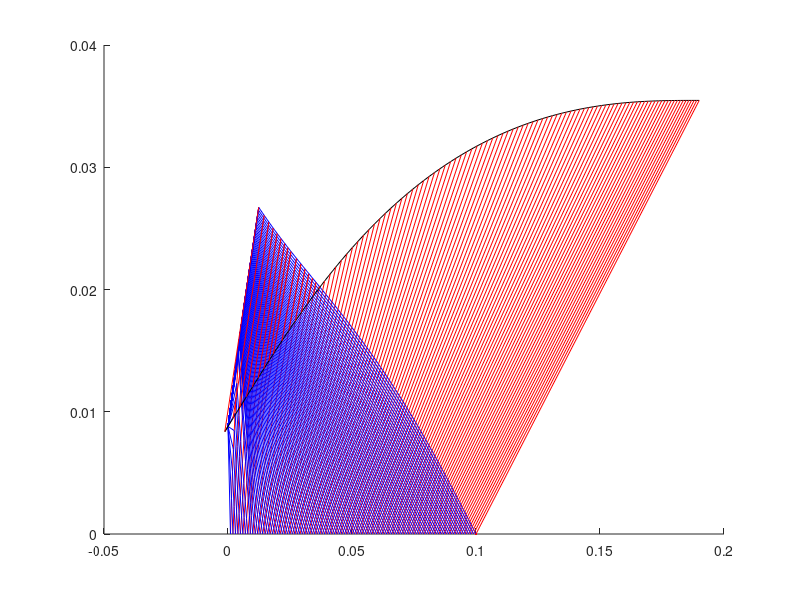

The MATLAB source for this figure: (Note: this script raises an error after producing the figure.)
%% Housekeeping and initialisation

clear %delete workspace
clc %clear command window
close all %close all figures and other popups

order = 0; %conditions for first iteration
pressurechange = 0; %conditions for first iteration

%READ:
%THIS CODE IS AN IMPLEMENTATION OF THE INVERSE MARCHING METHOD DESCRIBED BY
%ZUCROW AND MODELLED ON THE SHEFFIELD 2020 PAPER WHICH ASSUMES A CENTRELINE
%PRESSURE DISTRIBUTION.

%THE INVERSE MARCHING METHOD STARTS FROM THE CENTRE LINE AND WORKS BOTTOM
%TO TOP HENCE USING POINTS I,J-1 AND I+1,J TO FIND I,J. THIS METHOD REQUIRES A BUNCH OF ITERATION WHICH IS CAUSING SOME
%NUMERICAL STABILITY PROBLEMS.

%ALSO CURRENTLY THE CODE DOES NOT HAVE GOOD BOUNDARY CONDITIONS AT THE THROAT-
%IT IS NECESSARY TO MODEL A TRANSONIC REGION USING SAUER'S METHOD- SEE THE
%JONES TETT PAPER PAGE 3

%THERE IS AN ALTERNATIVE IN THE DIRECT METHOD WHICH WILL NEED SOME MORE
%BOUNDARY CONDITIONS BUT IT WILL NEED LESS ITERATION SO I WILL LOOK AT THAT
%NEXT

%% Inputs

Lnet = 0.1; %initial guess of centreline "net" length
q = -3; %cubic pressure distribution parameter- must be negative
n = 100; %number of characteristic lines to plot
maxerror = 0.01;

rt = 0.0088; %throat radius

g = 1.1484; %ratio of specific heats (gamma)
R = 329;  %gas constant
T0 = 3170; %stagnation temperature
P0 = 30e5; %stagnation pressure
Pe = 1e5; %ambient (and exit) pressure
Cp = R*g/(g-1); %specific heat

Me = sqrt(((P0/Pe)^((g-1)/g)-1)*2/(g-1)); %exit mach number
AR = ((g+1)/2)^((-(g+1))/(2*(g-1)))*((1+(g-1)/2*Me^2)^((g+1)/(2*(g-1))))/Me; %1D area ratio


%% Iteration loop

x = NaN(n,n); %predefine matrices
r = NaN(n,n);
mu = NaN(n,n);
theta = NaN(n,n);
V = NaN(n,n);
T = NaN(n,n);
M = NaN(n,n);
Pn = NaN(n,n);
Qn = NaN(n,n);
N = NaN(n,n);
C = NaN(n,n);

approve = 'y';
while approve == 'y' %iterations
    
    xtemp = x; %save values from last iteration
    rtemp = r;
    Vtemp = V;
    Ttemp = T;
    mutemp = mu;
    thetatemp=theta;
    Mtemp = M;
    
    close all %close all figures
    
    if pressurechange ~= 0
        Lnet = Lnet-Lnet*pressurechange/20; %just shift it into the right direction...
    end
    
    for i=1:n %due to lack of boundary conditions for initial expansion a cubic pressure distribution is assumed along the centreline
        xcentre(i) = Lnet/n*i; %centreline x points
        %         Pcentre(i) = exp(((q*Lnet+2*(log(P0)-log(Pe)))/Lnet^3)*xcentre(i)^3 ...
        %             -((2*q*Lnet + 3*(log(P0)-log(Pe)))/(Lnet^2))*xcentre(i)^2+q*xcentre(i)+log(P0)); %cubic distribution of pressure
        Pcentre(i) = exp(Lnet^(-2)*(xcentre(i)-Lnet)^2*(log(P0)-log(Pe))+log(Pe)); %quadratic distribution of pressure
        if Pcentre(i) >= P0/(1+(g-1)/2)^(g/(g-1)) %if the pressure distribution creates subsonic region
            Pcentre(i) = P0/(1+(g-1)/2*(1+i*0.01)^2)^(g/(g-1)); %make it arbitrarily supersonic instead
        end
        Tcentre(i) = (P0/Pcentre(i))^((1-g)/g)*T0; %centreline properties
        Mcentre(i) = sqrt(((P0/Pcentre(i))^((g-1)/g)-1)*2/(g-1));
        Vcentre(i) = Mcentre(i)*sqrt(g*R*Tcentre(i));
        mucentre(i) = asin(1/Mcentre(i));
        thetacentre(i)=0;
    end
    
    for i= 1:n %for any pair of incident and reflected lines
        x(i,i) = xcentre(i); %pair meets at centreline
        r(i,i) = 0;
        theta(i,i) = thetacentre(i);
        mu(i,i) = mucentre(i);
        M(i,i) = Mcentre(i);
        T(i,i) = Tcentre(i);
        V(i,i) = Vcentre(i);
    end
    
    for k = 1:n %gradually increasing steps away from centreline
        for i = 1:n %for every reflected characteristic
            for j = i+k %for incident characteristics intersecting with reflected ones, stepping away from centreline
                if j >= n+1 %if reached the right end of matrix (crossed all incident characteristics for this reflected characteristic)
                    j = n; %keep j at end
                    break %move to next i
                end
                
                if abs(i-j) == 1 %if just above centreline, then equations are a bit more implicit according to Shapiro 1953 and symbolic toolbox is needed
                    if order == 1 %if iterating with higher order difference
                        
                        Pn(i,j) = theta(i,j)/r(i,j); %arbitrary functions for calculating V
                        Qn(i,j) = theta(i,j)/r(i,j); %Shapiro 1953 shows this is the limit of P and Q as r1, theta1 -> 0 i.e centreline points
                        
                        x(i,j) = (r(i,j-1)-r(i+1,j)+x(i+1,j)*(tan(theta(i+1,j)-mu(i+1,j))+tan(theta(i,j)-mu(i,j)))/2-x(i,j-1)*(tan(theta(i,j-1)+mu(i,j-1))+tan(theta(i,j)+mu(i,j)))/2)... %numerator
                            /((tan(theta(i+1,j)-mu(i+1,j))+tan(theta(i,j)-mu(i,j)))/2-(tan(theta(i,j-1)+mu(i,j-1))+tan(theta(i,j)+mu(i,j)))/2); %denominator
                        
                        r(i,j) = r(i,j-1)+(x(i,j)-x(i,j-1))*(tan(theta(i,j-1)+mu(i,j-1))+tan(theta(i,j)+mu(i,j)))/2; %radial coordinate
                        
                        if j == n %if last incident wave, there is no j+1 point so j value used
                            N(i,j) = 2/(tan(mu(i,j-1))+tan(mu(i,j)))*(2*V(i,j-1)/(V(i,j-1)+V(i,j))+(Pn(i,j)+Pn(i,j))/2*(x(i,j)-x(i,j-1))); %arbitrary functions for calculating V
                            C(i,j) = 2/(tan(mu(i+1,j))+tan(mu(i,j)))*(2*V(i+1,j)/(V(i+1,j)+V(i,j))+(Qn(i,j)+Qn(i,j))/2*(x(i,j)-x(i+1,j))); %because j is at the end the value of j+1 equals value of j.
                            theta(i,j) = theta(i,j-1)+2/(tan(mu(i,j-1))+tan(mu(i,j)))*(2*(V(i,j)-V(i,j-1))/(V(i,j)+V(i,j-1))-(Pn(i,j)+Pn(i,j))/2*(x(i,j)-x(i,j-1))); %flow angle at this point
                        else %all other waves-> have a j+1 point
                            N(i,j) = 2/(tan(mu(i,j-1))+tan(mu(i,j)))*(2*V(i,j-1)/(V(i,j-1)+V(i,j))+(Pn(i,j)+Pn(i,j+1))/2*(x(i,j)-x(i,j-1))); %arbitrary functions for calculating V
                            C(i,j) = 2/(tan(mu(i+1,j))+tan(mu(i,j)))*(2*V(i+1,j)/(V(i+1,j)+V(i,j))+(Qn(i,j)+Qn(i,j+1))/2*(x(i,j)-x(i+1,j))); %arbitrary functions for calculating V
                            theta(i,j) = theta(i,j-1)+2/(tan(mu(i,j-1))+tan(mu(i,j)))*(2*(V(i,j)-V(i,j-1))/(V(i,j)+V(i,j-1))-(Pn(i,j)+Pn(i,j+1))/2*(x(i,j)-x(i,j-1))); %flow angle at this point
                        end
                        
                        V(i,j) = (N(i,j)+C(i,j)-theta(i,j-1)+theta(i+1,j))/(4*((V(i,j-1)+V(i,j))^-1*(tan(mu(i,j-1))+tan(mu(i,j)))^-1+(V(i+1,j)+V(i,j))^-1*(tan(mu(i+1,j))+tan(mu(i,j)))^-1)); %velocity at this point
                        
                    else %if not iterating difference-> first order difference
                        x(i,j) = (r(i,j-1)-r(i+1,j)+x(i+1,j)*tan(theta(i+1,j)-mu(i+1,j))-x(i,j-1)*tan(theta(i,j-1)+mu(i,j-1)))... %x coord, numerator
                            /(tan(theta(i+1,j)-mu(i+1,j))-tan(theta(i,j-1)+mu(i,j-1))); %denominator
                        
                        r(i,j) = r(i,j-1)+(x(i,j)-x(i,j-1))*tan(theta(i,j-1)+mu(i,j-1)); %r coord
                        
                        V(i,j) = (V(i,j-1)*V(i+1,j)*(x(i,j-1)*cot(mu(i,j-1))^2 - x(i,j)*cot(mu(i,j-1))^2 - r(i,j)*theta(i,j-1) + r(i,j)*theta(i+1,j) + theta(i,j-1)*x(i,j-1) - theta(i+1,j)*x(i,j-1) - theta(i,j-1)*x(i,j) + theta(i+1,j)*x(i,j) + r(i,j)*cot(mu(i,j-1)) + r(i,j)*cot(mu(i+1,j)) - x(i,j-1)*cot(mu(i,j-1)) - x(i,j-1)*cot(mu(i+1,j)) + x(i,j)*cot(mu(i,j-1)) + x(i,j)*cot(mu(i+1,j)) - theta(i,j-1)*x(i,j-1)*cot(mu(i,j-1)) - theta(i,j-1)*x(i+1,j)*cot(mu(i+1,j)) + theta(i,j-1)*x(i,j)*cot(mu(i,j-1)) + theta(i,j-1)*x(i,j)*cot(mu(i+1,j)) + x(i+1,j)*cot(mu(i,j-1))*cot(mu(i+1,j)) - x(i,j)*cot(mu(i,j-1))*cot(mu(i+1,j))))... %numerator, this was derived symbolically using P = th(i,j)/r(i,j)
                            /(V(i+1,j)*x(i,j-1)*cot(mu(i,j-1))^2 - V(i+1,j)*x(i,j)*cot(mu(i,j-1))^2 + V(i,j-1)*r(i,j)*cot(mu(i+1,j)) + V(i+1,j)*r(i,j)*cot(mu(i,j-1)) - V(i,j-1)*x(i,j-1)*cot(mu(i+1,j)) - V(i+1,j)*x(i,j-1)*cot(mu(i,j-1)) + V(i,j-1)*x(i,j)*cot(mu(i+1,j)) + V(i+1,j)*x(i,j)*cot(mu(i,j-1)) + V(i+1,j)*x(i+1,j)*cot(mu(i,j-1))*cot(mu(i+1,j)) - V(i+1,j)*x(i,j)*cot(mu(i,j-1))*cot(mu(i+1,j))); %denominator, this was derived symbolically using P = th(i,j)/r(i,j)
                        
                        theta(i,j) = (r(i,j)*(V(i+1,j)*cot(mu(i,j-1))*cot(mu(i+1,j)) - V(i,j-1)*cot(mu(i,j-1))*cot(mu(i+1,j)) + V(i,j-1)*theta(i,j-1)*cot(mu(i+1,j)) + V(i+1,j)*theta(i+1,j)*cot(mu(i,j-1))))... %numerator, this was derived symbolically using P = th(i,j)/r(i,j)
                            /(V(i+1,j)*x(i,j-1)*cot(mu(i,j-1))^2 - V(i+1,j)*x(i,j)*cot(mu(i,j-1))^2 + V(i,j-1)*r(i,j)*cot(mu(i+1,j)) + V(i+1,j)*r(i,j)*cot(mu(i,j-1)) - V(i,j-1)*x(i,j-1)*cot(mu(i+1,j)) - V(i+1,j)*x(i,j-1)*cot(mu(i,j-1)) + V(i,j-1)*x(i,j)*cot(mu(i+1,j)) + V(i+1,j)*x(i,j)*cot(mu(i,j-1)) + V(i+1,j)*x(i+1,j)*cot(mu(i,j-1))*cot(mu(i+1,j)) - V(i+1,j)*x(i,j)*cot(mu(i,j-1))*cot(mu(i+1,j))); %denominator, this was derived symbolically using P = th(i,j)/r(i,j)
                        
                    end
                    T(i,j) = T0 - V(i,j)^2/2/Cp; %temperature
                    M(i,j) = V(i,j)/sqrt(g*R*T(i,j)); %mach number
                    mu(i,j) = asin(1/M(i,j)); %mach angle
                    
                elseif i ~= j %if not on centreline and not just above it, then equations are more explicit and simpler
                    
                    Pn(i,j) = tan(mu(i,j-1))*sin(mu(i,j-1))*sin(theta(i,j-1))/(r(i,j-1)*cos(theta(i,j-1)+mu(i,j-1))); %arbitrary functions for calculating V
                    Qn(i,j) = tan(mu(i+1,j))*sin(mu(i+1,j))*sin(theta(i+1,j))/(r(i+1,j)*cos(theta(i+1,j)-mu(i+1,j))); %arbitrary functions for calculating V
                    
                    if order == 1 %if iterating, use averaged slopes
                        x(i,j) = (r(i,j-1)-r(i+1,j)+x(i+1,j)*(tan(theta(i+1,j)-mu(i+1,j))+tan(theta(i,j)-mu(i,j)))/2-x(i,j-1)*(tan(theta(i,j-1)+mu(i,j-1))+tan(theta(i,j)+mu(i,j)))/2)... %numerator
                            /((tan(theta(i+1,j)-mu(i+1,j))+tan(theta(i,j)-mu(i,j)))/2-(tan(theta(i,j-1)+mu(i,j-1))+tan(theta(i,j)+mu(i,j)))/2); %denominator
                        
                        r(i,j) = r(i,j-1)+(x(i,j)-x(i,j-1))*(tan(theta(i,j-1)+mu(i,j-1))+tan(theta(i,j)+mu(i,j)))/2; %radial component
                        if j == n %if at the end then...
                            N(i,j) = 2/(tan(mu(i,j-1))+tan(mu(i,j)))*(2*V(i,j-1)/(V(i,j-1)+V(i,j))+(Pn(i,j)+Pn(i,j))/2*(x(i,j)-x(i,j-1))); %as before
                            C(i,j) = 2/(tan(mu(i+1,j))+tan(mu(i,j)))*(2*V(i+1,j)/(V(i+1,j)+V(i,j))+(Qn(i,j)+Qn(i,j))/2*(x(i,j)-x(i+1,j)));
                            V(i,j) = (N(i,j)+C(i,j)-theta(i,j-1)+theta(i+1,j))/(4*((V(i,j-1)+V(i,j))^-1*(tan(mu(i,j-1))+tan(mu(i,j)))^-1+(V(i+1,j)+V(i,j))^-1*(tan(mu(i+1,j))+tan(mu(i,j)))^-1));
                            theta(i,j) = theta(i,j-1)+2/(tan(mu(i,j-1))+tan(mu(i,j)))*(2*(V(i,j)-V(i,j-1))/(V(i,j)+V(i,j-1))-(Pn(i,j)+Pn(i,j))/2*(x(i,j)-x(i,j-1)));
                            
                        else %everywhere else, a j+1 point exists
                            N(i,j) = 2/(tan(mu(i,j-1))+tan(mu(i,j)))*(2*V(i,j-1)/(V(i,j-1)+V(i,j))+(Pn(i,j)+Pn(i,j+1))/2*(x(i,j)-x(i,j-1)));
                            C(i,j) = 2/(tan(mu(i+1,j))+tan(mu(i,j)))*(2*V(i+1,j)/(V(i+1,j)+V(i,j))+(Qn(i,j)+Qn(i,j+1))/2*(x(i,j)-x(i+1,j)));
                            V(i,j) = (N(i,j)+C(i,j)-theta(i,j-1)+theta(i+1,j))/(4*((V(i,j-1)+V(i,j))^-1*(tan(mu(i,j-1))+tan(mu(i,j)))^-1+(V(i+1,j)+V(i,j))^-1*(tan(mu(i+1,j))+tan(mu(i,j)))^-1));
                            theta(i,j) = theta(i,j-1)+2/(tan(mu(i,j-1))+tan(mu(i,j)))*(2*(V(i,j)-V(i,j-1))/(V(i,j)+V(i,j-1))-(Pn(i,j)+Pn(i,j+1))/2*(x(i,j)-x(i,j-1)));
                        end
                    else %not iterating, first order slope
                        x(i,j) = (r(i,j-1)-r(i+1,j)+x(i+1,j)*tan(theta(i+1,j)-mu(i+1,j))-x(i,j-1)*tan(theta(i,j-1)+mu(i,j-1)))/(tan(theta(i+1,j)-mu(i+1,j))-tan(theta(i,j-1)+mu(i,j-1)));
                        r(i,j) = r(i,j-1)+(x(i,j)-x(i,j-1))*tan(theta(i,j-1)+mu(i,j-1));
                        V(i,j) = 1/(cot(mu(i,j-1))/V(i,j-1)+cot(mu(i+1,j))/V(i+1,j))*((cot(mu(i,j-1))*(1+Pn(i,j)*(x(i,j)-x(i,j-1))))+cot(mu(i+1,j))*(1+Qn(i,j)*(x(i,j)-x(i+1,j)))+theta(i+1,j)-theta(i,j-1));
                        theta(i,j) = theta(i,j-1) + cot(mu(i,j-1))*((V(i,j)-V(i,j-1))/V(i,j-1)) - Pn(i,j)*(x(i,j)-x(i,j-1));
                    end
                    
                    T(i,j) = T0 - V(i,j)^2/2/Cp;
                    M(i,j) = V(i,j)/sqrt(g*R*T(i,j));
                    mu(i,j) = asin(1/M(i,j));
                    
                    
                end
                
            end
        end
    end
    
    
    %% Plot characteristics so far
    
    figure() %create figure
    hold on %hold all plots on same figure
    
    for i = 1:n %for all characteristics
        plot(x(i,i:n),r(i,i:n),'r') %plot the reflected plus characteristics
        
        xplot = x; %see below
        xplot(xplot==0)=nan; %data set without ugly 0 values
        
        plot([0,xplot(1,i)],[rt,r(1,i)],'b') %plot the throat-originating minus characteristics before meeting reflections
        plot(xplot(1:n,i),r(1:n,i),'b'); %plot the throat-originating minus characteristics after meeting reflections
        
    end
    
    %% Calculate wall coordinates
    theta_av = zeros(n,1);
    for i = 1:n
        if i <= n-1
            theta_av(i,1) = 0.5*(theta(i,n) + theta(i+1,n)); %flow angle at walls;
        else
            theta_av(i,1) = (theta(i,n));
        end
    end
    %note that n = 39 and we have n+1 lines
    %Theta(:,n) are flow angles after crossing the last throat originating
    %characteristic; these and other values are then constant until they hit
    %the wall. So these are wall angles and values.
    %This line finds the wall flow angle by averaging between two consecutive wall points
    a_w = tan(theta_av); % wall slopes in dy/dx
    a_c = tan(theta(1:n,n)+mu(1:n,n)); % dy/dx slopes of the reflected plus characteristics at wall
    X_c = x(1:n,n); %x coordinate of reflected plus characteristic after crossing last throat-originating minus characteristic
    Y_c = r(1:n,n); %y coordinate of reflected plus characteristic after crossing last throat-originating minus characteristic
    X_w = zeros(n+1,1); %empty matrix of wall x coordinates
    Y_w = [rt;zeros(n,1)]; %empty matrix of wall y coordinates
    
    %% Plot wall
    
    for i=2:n+1 %for all wall points -> start at 2 to n+1 because of numerical scheme propagating from previous point
        %     X_w(i,1) = (Y_w(i-1,1)-Y_c(i-1,1)-a_w(i-1,1)*X_w(i-1,1)+a_c(i-1,1)*X_c(i-1,1))/(a_c(i-1,1)-a_w(i-1,1)); %x coordinate of wall
        %by combining previous wall coordinate and characteristic line
        %meeting the current wall point
        X_w(i,1) = (X_w(i-1,1)*a_w(i-1,1)-X_c(i-1,1)*a_c(i-1,1)+Y_c(i-1,1)-Y_w(i-1,1))/(a_w(i-1,1)-a_c(i-1,1)); %x coordinate of wall
        
        %     Y_w(i,1) = Y_w(i-1,1) + a_w(i-1,1)*(X_w(i,1)-X_w(i-1,1)); %wall y coordinates
        Y_w(i,1) = Y_w(i-1,1) + a_w(i-1,1)*(X_w(i,1)-X_w(i-1,1)); %wall y coordinates
    end
    plot(X_w,Y_w,'k') %plot nozzle wall
    
    for i = 2:n+1
        plot([X_c(i-1),X_w(i)],[Y_c(i-1),Y_w(i)],'r') %plot reflected plus characteristics to wall
    end
    
    if abs(Y_w(end)^2/rt^2 - AR) > maxerror
        disp(['Exit area error= ',num2str((abs(Y_w(end)^2/rt^2 - AR))*100),'%.'])
        approve = input(['Unacceptable discrepancy in exit area, iterate? y/n '],'s');
        approve = string(approve);
        if approve ~= 'y'
            break
        end
        decision = input(['Higher order Difference or new Pressure distribution? d/p '],'s');
        decision = string(decision);
        if decision == 'd'
            order = 1; %iterate slopes
            pressurechange = 0; %do not change centreline distribution
        end
        if decision == 'p'
            pressurechange = Y_w(end)^2/rt^2 - AR; %the error in area ratio used to change centreline distribution
            order = 0; %do not iterate slopes
        end
        
        
    else disp(['discrepancy between calculated and 1-D area ratio less than ',num2str(maxerror*100),'%, analysis complete'])
        approve = 'n'; %do not iterate
    end
end

%% Postprocessing

plot([0,X_w(end)],[0,0],'k','linestyle','- -') %plot centreline
pointsize = 50; %scatter point size
scatter(x(:),r(:),pointsize,M(:)) %create scatter heatmap for mach number
cb = colorbar; %create colorbar for mach scatter plot
title(cb,'Mach number')
title(['Axisymmetric nozzle. Exit area error of ',num2str(abs(Y_w(end)^2/rt^2 - AR)*100),'% '])

errorx = xtemp - x; %change in x from last iteration
errorxreal = real(errorx); %real change
errorximag = imag(errorx); %imaginary change (non physical, the sim is screwed)

figure()
plot(1:n,errorxreal)
title('real residuals in x for each reflected line (last iteration)')
leg = legend;
title(leg,'index of reflected line')
figure()
plot(1:n,errorximag)
title('imaginary components (if not 0 then the current sim is screwed)')

%% Generate csv
wr = input('Write to csv? y/n','s');
if wr == y
    Maindir = pwd; %main directory
    cd Nozzlecoordinates %open folder
    writematrix([X_w,Y_w],['Noz_Axi_',date,'_',num2str(g),'_',num2str(P0),'_',num2str(n),'.csv'])
    writematrix([X_w*100,Y_w*100,zeros(length(Y_w),1)],['FusionCSV_Noz_Axi_',date,'_',num2str(g),'_',num2str(P0),'_',num2str(n),'.csv'])
    cd(Maindir); %close folder
end

